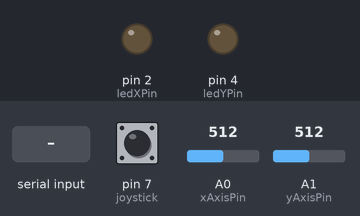
Simulated run of this sketch. Board: Arduino Uno, built with avr-gcc and run on an emulated ATmega328P. On the bench: output pins drawn as LEDs (lit = HIGH). The test bench sets the inputs (shaded band); at power-on: pin 7 (joystick) HIGH, A0 (xAxisPin) = 512, A1 (yAxisPin) = 512. What the sketch prints to the serial monitor is not drawn.

Above: at 1.2 s.
1.3 s: "LEDX_ON\n" received over Serial
At 2.1 s:
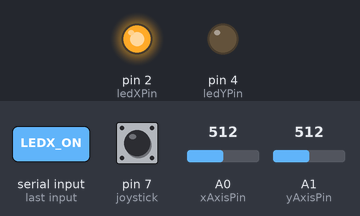
2.8 s: "LEDY_ON\n" received over Serial
At 3.3 s:
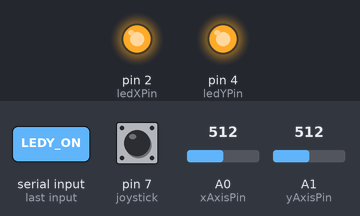
4.3 s: "LEDX_OFF\n" received over Serial
At 5.5 s:
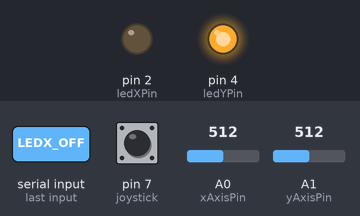
5.8 s: "LEDY_OFF\n" received over Serial
At 6.8 s:
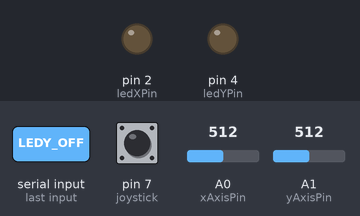
Timing chart, 0 to 8.3 s (numbered marks = the images above; inputs shaded):
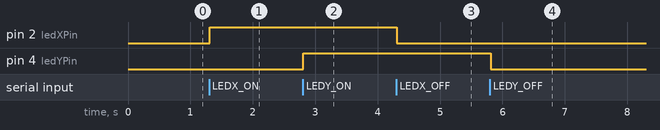

The sketch:

Joystick.ino
```cpp
// Déclaration des broches
const int joystick = 7;  // Bouton connecté à la broche D2
const int ledXPin = 2;    // LED pour l'axe X sur la broche D3
const int ledYPin = 4;    // LED pour l'axe Y sur la broche D4
const int xAxisPin = A0;  // Axe X du joystick connecté à A0
const int yAxisPin = A1;  // Axe Y du joystick connecté à A1

unsigned long previousMillis = 0;
const long interval = 100; // Envoi des données toutes les 100 ms

void setup() {
  // Configuration des broches
  pinMode(joystick, INPUT_PULLUP);
  pinMode(ledXPin, OUTPUT);
  pinMode(ledYPin, OUTPUT);

  // Éteindre les LED au démarrage
  digitalWrite(ledXPin, LOW);
  digitalWrite(ledYPin, LOW);

  // Initialisation du port série
  Serial.begin(9600);
}

void loop() {
  // ====================================================
  // 1. ÉCOUTE DES COMMANDES VENANT DE PYTHON
  // ====================================================
  if (Serial.available() > 0) {
    // Lire la ligne envoyée par Python jusqu'au retour à la ligne (\n)
    String commande = Serial.readStringUntil('\n');
    commande.trim(); // Supprime les espaces ou caractères invisibles

    // Exécution de l'action selon l'ordre reçu
    if (commande == "LEDX_ON") {
      digitalWrite(ledXPin, HIGH);
    }
    else if (commande == "LEDX_OFF") {
      digitalWrite(ledXPin, LOW);
    }
    else if (commande == "LEDY_ON") {
      digitalWrite(ledYPin, HIGH);
    }
    else if (commande == "LEDY_OFF") {
      digitalWrite(ledYPin, LOW);
    }
    else if (commande == "LEDS_OFF") {
      digitalWrite(ledXPin, LOW);
      digitalWrite(ledYPin, LOW);
    }
  }

  // ====================================================
  // 2. ENVOI DES DONNÉES À PYTHON (Régulé toutes les 100ms)
  // ====================================================
  unsigned long currentMillis = millis();
  if (currentMillis - previousMillis >= interval) {
    previousMillis = currentMillis;

    int buttonState = digitalRead(joystick);
    int xValue = analogRead(xAxisPin);
    int yValue = analogRead(yAxisPin);

    // Format strict attendu par le script Python
    Serial.print("BOUTON:");
    Serial.print(buttonState);
    Serial.print(",X:");
    Serial.print(xValue);
    Serial.print(",Y:");
    Serial.println(yValue); // .println ajoute le \n indispensable pour Python
  }
}
```

Measured:
- after the input at 1.3 s, pin 2 (ledXPin): LOW → HIGH at once
- after the input at 2.8 s, pin 4 (ledYPin): LOW → HIGH at once
- after the input at 4.3 s, pin 2 (ledXPin): HIGH → LOW at once
- after the input at 5.8 s, pin 4 (ledYPin): HIGH → LOW at once
